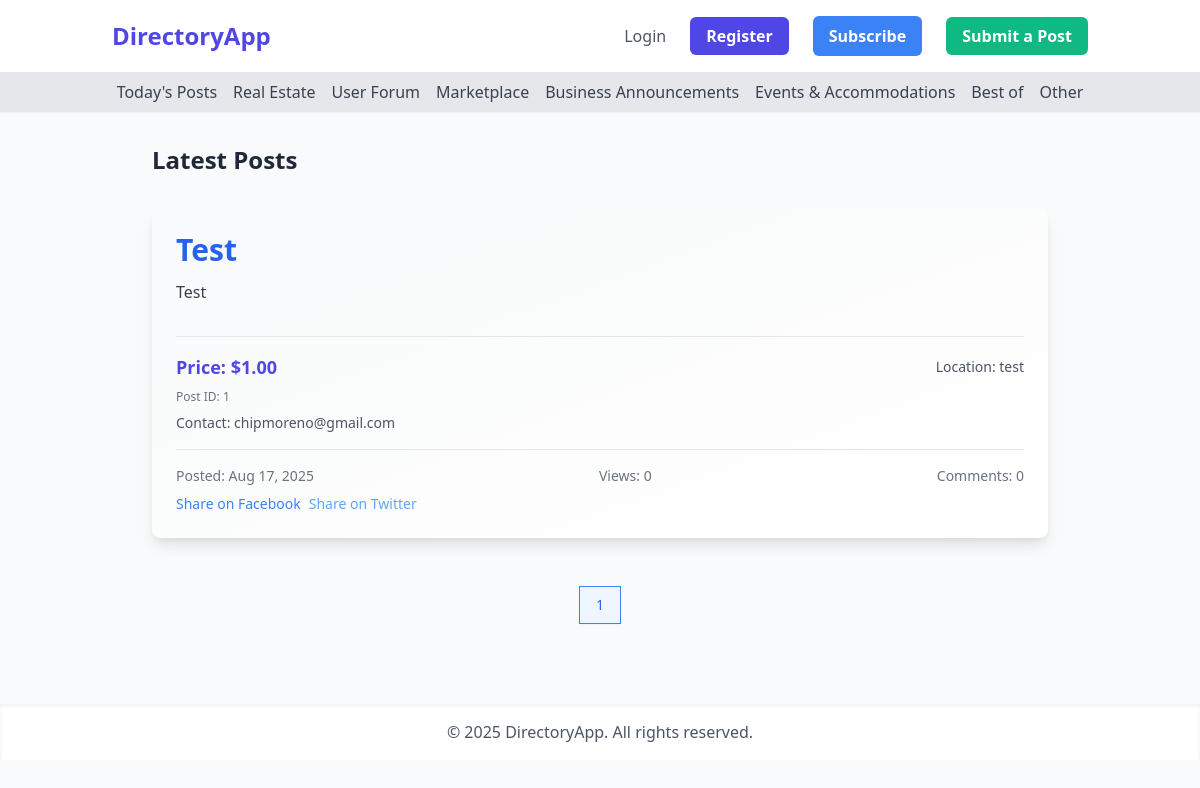
Before: / with the older database file.
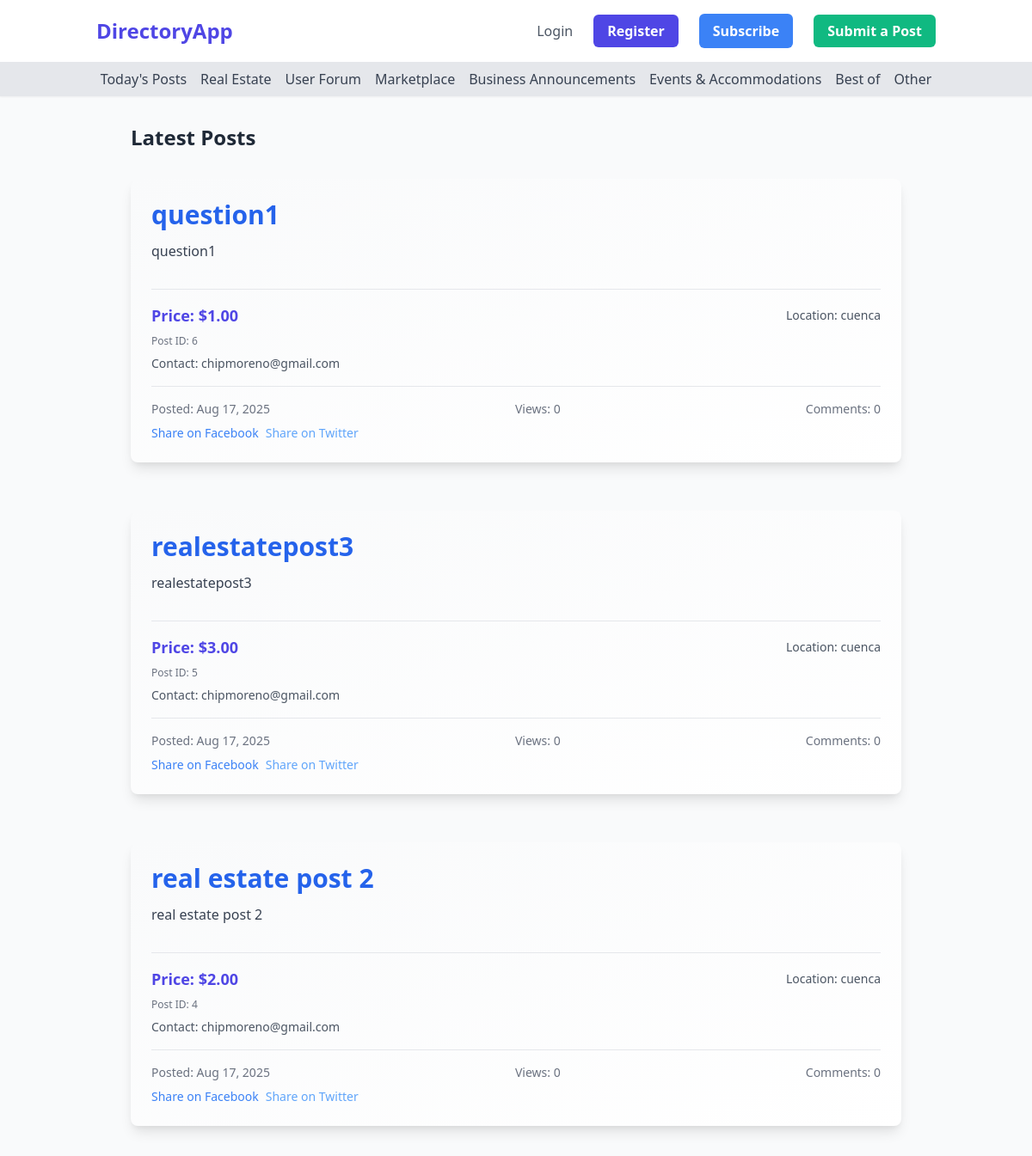
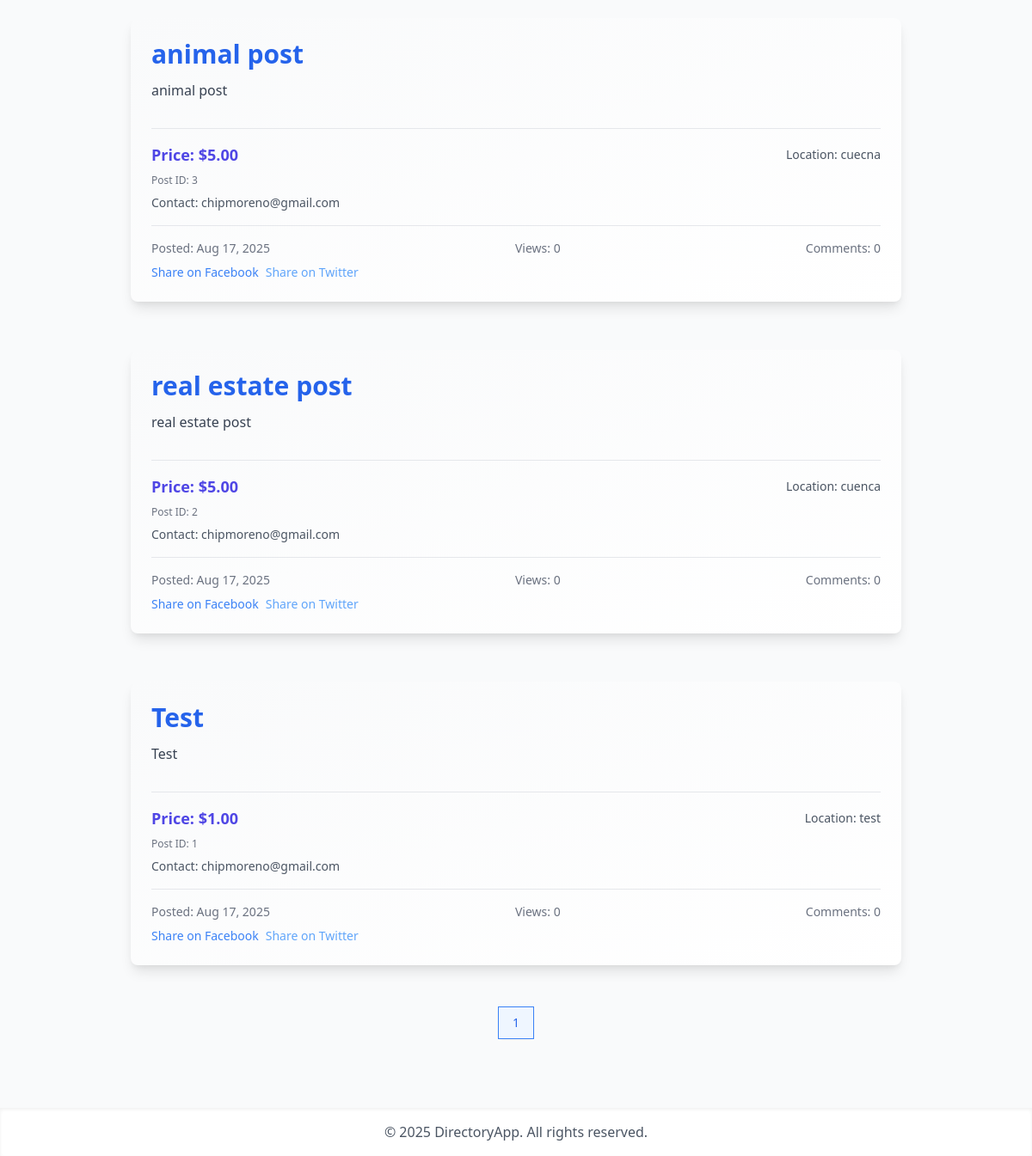
After: the same page with the newer database file (2 pictures, top to bottom).
### app/models.py (models this page shows, shortened)
class Post(db.Model):
    __tablename__ = 'posts'
    id = db.Column(db.Integer, primary_key=True)
    title = db.Column(db.String(120), nullable=False)
    description = db.Column(db.Text, nullable=False)
    price = db.Column(db.Numeric(10, 2), nullable=False)
    location = db.Column(db.String(120), nullable=False)
    contact_info = db.Column(db.Text, nullable=False)
    image_urls = db.Column(db.JSON)
    is_active = db.Column(db.Boolean, default=True)
    created_at = db.Column(db.DateTime, default=datetime.utcnow)
    user_id = db.Column(db.Integer, db.ForeignKey('users.id'), nullable=False)
    category = db.Column(db.String(50), nullable=False, default='general')

### app/main/routes.py (the view)
@main_bp.route('/')
def index():
    page = request.args.get('page', 1, type=int)
    posts = Post.query.filter_by(is_active=True).order_by(Post.created_at.desc()).paginate(page=page, per_page=10)
    left_sidebar_images = [
        {'url': 'https://via.placeholder.com/250x400?text=Ad+1', 'alt': 'Advertisement 1', 'link': '#'},
        {'url': 'https://via.placeholder.com/250x400?text=Ad+2', 'alt': 'Advertisement 2', 'link': '#'},
        {'url': 'https://via.placeholder.com/250x400?text=Ad+3', 'alt': 'Advertisement 3', 'link': '#'},
    ]
    right_sidebar_images = [
        {'url': 'https://via.placeholder.com/250x200?text=Right+Ad+1', 'alt': 'Right Ad 1', 'link': '#'},
        {'url': 'https://via.placeholder.com/250x200?text=Right+Ad+2', 'alt': 'Right Ad 2', 'link': '#'},
    ]
    return render_template('index.html', posts=posts, left_sidebar_images=left_sidebar_images, right_sidebar_images=right_sidebar_images)

### app/templates/index.html (shortened to what this page needs)
{% extends "base.html" %}
{% block content %}
<div class="main-content-container flex flex-col items-center">
    <div class="posts-feed w-full max-w-4xl mx-auto">
        <h2 class="text-2xl font-bold text-gray-800 mb-4">Latest Posts</h2>
        <div class="grid grid-cols-1 gap-6">
            {% for post in posts.items %}
                {% include '_post.html' %}
            {% endfor %}
        </div>
        <div class="mt-8 flex justify-center">
            <nav class="relative z-0 inline-flex rounded-md shadow-sm -space-x-px" aria-label="Pagination">
                {% for page_num in posts.iter_pages() %}
                    {% if page_num %}
                        {% if posts.page == page_num %}
                        <a href="#" aria-current="page" class="z-10 bg-blue-50 border-blue-500 text-blue-600 relative inline-flex items-center px-4 py-2 border text-sm font-medium">
                            {{ page_num }}
                        </a>
                        {% else %}
                        <a href="{{ url_for('main.index', page=page_num) }}" class="bg-white border-gray-300 text-gray-700 hover:bg-gray-50 relative inline-flex items-center px-4 py-2 border text-sm font-medium">
                            {{ page_num }}
                        </a>
                        {% endif %}
                    {% else %}
                        <span class="relative inline-flex items-center px-4 py-2 border border-gray-300 bg-white text-sm font-medium text-gray-700">
                            ...
                        </span>
                    {% endif %}
                {% endfor %}
            </nav>
        </div>
    </div>
</div>
{% endblock %}

### app/templates/_post.html (shortened to what this page needs)
<div class="bg-white rounded-lg shadow-lg overflow-hidden w-full mx-auto my-4 p-6 bg-gradient-to-br from-gray-50 to-white">
    <div class="flex flex-col md:flex-row">
        <div class="{% if post.image_urls %}md:w-1/2{% else %}w-full{% endif %} flex flex-col">
            {% include '_post_header.html' %}
            {% include '_post_body.html' %}
            {% include '_post_details.html' %}
            <div class="border-t border-gray-200 pt-4 mt-4 text-sm text-gray-500">
                <div class="flex justify-between items-center mb-2">
                    <span>Posted: {{ post.created_at.strftime('%b %d, %Y') }}</span>
                    <span>Views: 0</span>
                    <span>Comments: 0</span>
                </div>
                <div class="flex space-x-2">
                    <a href="#" class="text-blue-500 hover:text-blue-700">Share on Facebook</a>
                    <a href="#" class="text-blue-400 hover:text-blue-600">Share on Twitter</a>
                </div>
            </div>
        </div>
    </div>
</div>

### app/templates/_post_header.html
<div class="mb-3">
    <h2 class="text-3xl font-bold text-blue-600 hover:text-blue-800"><a href="#">{{ post.title }}</a></h2>
</div>

### app/templates/_post_body.html
<div class="mb-4">
    <p class="text-gray-700 text-base">{{ post.description }}</p>
</div>

### app/templates/_post_details.html
<div class="border-t border-gray-200 pt-4 mt-4">
    <div class="flex justify-between items-center text-sm text-gray-600 mb-2">
        <span class="font-semibold text-lg text-indigo-600">Price: ${{ "%.2f"|format(post.price) }}</span>
        <span>Location: {{ post.location }}</span>
    </div>
    <p class="text-xs text-gray-500 mb-2">Post ID: {{ post.id }}</p>
    <p class="text-sm text-gray-600">Contact: {{ post.contact_info }}</p>
</div>

Changed rows visible on the page:
added Post: title "question1", description "question1", price "1.00", location "cuenca", id "6", contact_info "chipmoreno@gmail.com", created_at "Aug 17, 2025"
added Post: title "realestatepost3", description "realestatepost3", price "3.00", location "cuenca", id "5", contact_info "chipmoreno@gmail.com", created_at "Aug 17, 2025"
added Post: title "real estate post 2", description "real estate post 2", price "2.00", location "cuenca", id "4", contact_info "chipmoreno@gmail.com", created_at "Aug 17, 2025"
added Post: title "animal post", description "animal post", price "5.00", location "cuecna", id "3", contact_info "chipmoreno@gmail.com", created_at "Aug 17, 2025"
added Post: title "real estate post", description "real estate post", price "5.00", location "cuenca", id "2", contact_info "chipmoreno@gmail.com", created_at "Aug 17, 2025"
